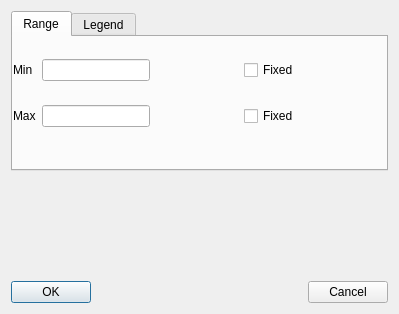
<ui version="4.0" >
 <author></author>
 <comment></comment>
 <exportmacro></exportmacro>
 <class>ColorMapPlotDialog</class>
 <widget class="QDialog" name="ColorMapPlotDialog" >
  <property name="geometry" >
   <rect>
    <x>0</x>
    <y>0</y>
    <width>399</width>
    <height>314</height>
   </rect>
  </property>
  <property name="windowTitle" >
   <string>Colormap plot configuration</string>
  </property>
  <property name="windowIconText" >
   <string/>
  </property>
  <widget class="QWidget" name="layout12" >
   <property name="geometry" >
    <rect>
     <x>11</x>
     <y>11</y>
     <width>377</width>
     <height>292</height>
    </rect>
   </property>
   <layout class="QVBoxLayout" >
    <property name="margin" >
     <number>0</number>
    </property>
    <property name="spacing" >
     <number>6</number>
    </property>
    <item>
     <widget class="QTabWidget" name="tabWidget3" >
      <widget class="QWidget" name="tab" >
       <attribute name="title" >
        <string>Range</string>
       </attribute>
       <layout class="QVBoxLayout" >
        <property name="margin" >
         <number>0</number>
        </property>
        <property name="spacing" >
         <number>6</number>
        </property>
        <item>
         <layout class="QVBoxLayout" >
          <property name="margin" >
           <number>0</number>
          </property>
          <property name="spacing" >
           <number>6</number>
          </property>
          <item>
           <spacer>
            <property name="orientation" >
             <enum>Qt::Vertical</enum>
            </property>
            <property name="sizeType" >
             <enum>QSizePolicy::Expanding</enum>
            </property>
            <property name="sizeHint" >
             <size>
              <width>20</width>
              <height>21</height>
             </size>
            </property>
           </spacer>
          </item>
          <item>
           <layout class="QGridLayout" >
            <property name="margin" >
             <number>0</number>
            </property>
            <property name="spacing" >
             <number>6</number>
            </property>
            <item row="1" column="3" >
             <spacer>
              <property name="orientation" >
               <enum>Qt::Vertical</enum>
              </property>
              <property name="sizeType" >
               <enum>QSizePolicy::Expanding</enum>
              </property>
              <property name="sizeHint" >
               <size>
                <width>20</width>
                <height>18</height>
               </size>
              </property>
             </spacer>
            </item>
            <item row="0" column="0" >
             <widget class="QLabel" name="textLabel1" >
              <property name="text" >
               <string>Min</string>
              </property>
             </widget>
            </item>
            <item row="2" column="2" >
             <spacer>
              <property name="orientation" >
               <enum>Qt::Horizontal</enum>
              </property>
              <property name="sizeType" >
               <enum>QSizePolicy::Expanding</enum>
              </property>
              <property name="sizeHint" >
               <size>
                <width>46</width>
                <height>20</height>
               </size>
              </property>
             </spacer>
            </item>
            <item row="2" column="1" >
             <widget class="QLineEdit" name="maxLineEdit" />
            </item>
            <item row="2" column="0" >
             <widget class="QLabel" name="textLabel1_2" >
              <property name="text" >
               <string>Max</string>
              </property>
             </widget>
            </item>
            <item row="2" column="4" >
             <spacer>
              <property name="orientation" >
               <enum>Qt::Horizontal</enum>
              </property>
              <property name="sizeType" >
               <enum>QSizePolicy::Expanding</enum>
              </property>
              <property name="sizeHint" >
               <size>
                <width>46</width>
                <height>20</height>
               </size>
              </property>
             </spacer>
            </item>
            <item row="0" column="1" >
             <widget class="QLineEdit" name="minLineEdit" />
            </item>
            <item row="1" column="1" >
             <spacer>
              <property name="orientation" >
               <enum>Qt::Vertical</enum>
              </property>
              <property name="sizeType" >
               <enum>QSizePolicy::Expanding</enum>
              </property>
              <property name="sizeHint" >
               <size>
                <width>20</width>
                <height>18</height>
               </size>
              </property>
             </spacer>
            </item>
            <item row="0" column="3" >
             <widget class="QCheckBox" name="minCheckBox" >
              <property name="text" >
               <string>Fixed</string>
              </property>
             </widget>
            </item>
            <item row="0" column="4" >
             <spacer>
              <property name="orientation" >
               <enum>Qt::Horizontal</enum>
              </property>
              <property name="sizeType" >
               <enum>QSizePolicy::Expanding</enum>
              </property>
              <property name="sizeHint" >
               <size>
                <width>46</width>
                <height>20</height>
               </size>
              </property>
             </spacer>
            </item>
            <item row="2" column="3" >
             <widget class="QCheckBox" name="maxCheckBox" >
              <property name="text" >
               <string>Fixed</string>
              </property>
             </widget>
            </item>
           </layout>
          </item>
          <item>
           <spacer>
            <property name="orientation" >
             <enum>Qt::Horizontal</enum>
            </property>
            <property name="sizeType" >
             <enum>QSizePolicy::Expanding</enum>
            </property>
            <property name="sizeHint" >
             <size>
              <width>41</width>
              <height>20</height>
             </size>
            </property>
           </spacer>
          </item>
          <item>
           <spacer>
            <property name="orientation" >
             <enum>Qt::Vertical</enum>
            </property>
            <property name="sizeType" >
             <enum>QSizePolicy::Expanding</enum>
            </property>
            <property name="sizeHint" >
             <size>
              <width>20</width>
              <height>21</height>
             </size>
            </property>
           </spacer>
          </item>
         </layout>
        </item>
       </layout>
      </widget>
      <widget class="QWidget" name="tab" >
       <attribute name="title" >
        <string>Legend</string>
       </attribute>
       <widget class="QWidget" name="layout8" >
        <property name="geometry" >
         <rect>
          <x>10</x>
          <y>20</y>
          <width>343</width>
          <height>160</height>
         </rect>
        </property>
        <layout class="QVBoxLayout" >
         <property name="margin" >
          <number>0</number>
         </property>
         <property name="spacing" >
          <number>6</number>
         </property>
         <item>
          <layout class="QVBoxLayout" >
           <property name="margin" >
            <number>0</number>
           </property>
           <property name="spacing" >
            <number>6</number>
           </property>
           <item>
            <layout class="QGridLayout" >
             <property name="margin" >
              <number>0</number>
             </property>
             <property name="spacing" >
              <number>6</number>
             </property>
             <item row="1" column="2" >
              <spacer>
               <property name="orientation" >
                <enum>Qt::Vertical</enum>
               </property>
               <property name="sizeType" >
                <enum>QSizePolicy::Expanding</enum>
               </property>
               <property name="sizeHint" >
                <size>
                 <width>20</width>
                 <height>21</height>
                </size>
               </property>
              </spacer>
             </item>
             <item row="2" column="1" >
              <spacer>
               <property name="orientation" >
                <enum>Qt::Horizontal</enum>
               </property>
               <property name="sizeType" >
                <enum>QSizePolicy::Expanding</enum>
               </property>
               <property name="sizeHint" >
                <size>
                 <width>51</width>
                 <height>20</height>
                </size>
               </property>
              </spacer>
             </item>
             <item row="0" column="2" >
              <widget class="QSpinBox" name="boxSpinBox" />
             </item>
             <item row="2" column="0" >
              <widget class="QLabel" name="textLabel5" >
               <property name="text" >
                <string>Number Accuracy</string>
               </property>
              </widget>
             </item>
             <item row="2" column="2" >
              <widget class="QSpinBox" name="accuracySpinBox" />
             </item>
             <item row="0" column="0" >
              <widget class="QLabel" name="textLabel4" >
               <property name="text" >
                <string>Legend boxes</string>
               </property>
              </widget>
             </item>
             <item row="0" column="1" >
              <spacer>
               <property name="orientation" >
                <enum>Qt::Horizontal</enum>
               </property>
               <property name="sizeType" >
                <enum>QSizePolicy::Expanding</enum>
               </property>
               <property name="sizeHint" >
                <size>
                 <width>61</width>
                 <height>20</height>
                </size>
               </property>
              </spacer>
             </item>
            </layout>
           </item>
           <item>
            <spacer>
             <property name="orientation" >
              <enum>Qt::Vertical</enum>
             </property>
             <property name="sizeType" >
              <enum>QSizePolicy::Expanding</enum>
             </property>
             <property name="sizeHint" >
              <size>
               <width>20</width>
               <height>20</height>
              </size>
             </property>
            </spacer>
           </item>
           <item>
            <layout class="QHBoxLayout" >
             <property name="margin" >
              <number>0</number>
             </property>
             <property name="spacing" >
              <number>6</number>
             </property>
             <item>
              <spacer>
               <property name="orientation" >
                <enum>Qt::Horizontal</enum>
               </property>
               <property name="sizeType" >
                <enum>QSizePolicy::Expanding</enum>
               </property>
               <property name="sizeHint" >
                <size>
                 <width>21</width>
                 <height>20</height>
                </size>
               </property>
              </spacer>
             </item>
             <item>
              <widget class="QCheckBox" name="showLegendBox" >
               <property name="text" >
                <string>Show Legend</string>
               </property>
              </widget>
             </item>
            </layout>
           </item>
          </layout>
         </item>
         <item>
          <spacer>
           <property name="orientation" >
            <enum>Qt::Vertical</enum>
           </property>
           <property name="sizeType" >
            <enum>QSizePolicy::Expanding</enum>
           </property>
           <property name="sizeHint" >
            <size>
             <width>20</width>
             <height>20</height>
            </size>
           </property>
          </spacer>
         </item>
         <item>
          <spacer>
           <property name="orientation" >
            <enum>Qt::Horizontal</enum>
           </property>
           <property name="sizeType" >
            <enum>QSizePolicy::Expanding</enum>
           </property>
           <property name="sizeHint" >
            <size>
             <width>341</width>
             <height>20</height>
            </size>
           </property>
          </spacer>
         </item>
        </layout>
       </widget>
      </widget>
     </widget>
    </item>
    <item>
     <spacer>
      <property name="orientation" >
       <enum>Qt::Vertical</enum>
      </property>
      <property name="sizeType" >
       <enum>QSizePolicy::Expanding</enum>
      </property>
      <property name="sizeHint" >
       <size>
        <width>20</width>
        <height>20</height>
       </size>
      </property>
     </spacer>
    </item>
    <item>
     <layout class="QHBoxLayout" >
      <property name="margin" >
       <number>0</number>
      </property>
      <property name="spacing" >
       <number>6</number>
      </property>
      <item>
       <widget class="QPushButton" name="okButton" >
        <property name="text" >
         <string>OK</string>
        </property>
       </widget>
      </item>
      <item>
       <spacer>
        <property name="orientation" >
         <enum>Qt::Horizontal</enum>
        </property>
        <property name="sizeType" >
         <enum>QSizePolicy::Expanding</enum>
        </property>
        <property name="sizeHint" >
         <size>
          <width>151</width>
          <height>20</height>
         </size>
        </property>
       </spacer>
      </item>
      <item>
       <widget class="QPushButton" name="cancelButton" >
        <property name="text" >
         <string>Cancel</string>
        </property>
       </widget>
      </item>
     </layout>
    </item>
   </layout>
  </widget>
 </widget>
 <layoutdefault spacing="6" margin="11" />
 <pixmapfunction>qPixmapFromMimeSource</pixmapfunction>
 <resources/>
 <connections>
  <connection>
   <sender>okButton</sender>
   <signal>clicked()</signal>
   <receiver>ColorMapPlotDialog</receiver>
   <slot>accept()</slot>
   <hints>
    <hint type="sourcelabel" >
     <x>65</x>
     <y>279</y>
    </hint>
    <hint type="destinationlabel" >
     <x>136</x>
     <y>240</y>
    </hint>
   </hints>
  </connection>
  <connection>
   <sender>cancelButton</sender>
   <signal>clicked()</signal>
   <receiver>ColorMapPlotDialog</receiver>
   <slot>reject()</slot>
   <hints>
    <hint type="sourcelabel" >
     <x>327</x>
     <y>282</y>
    </hint>
    <hint type="destinationlabel" >
     <x>278</x>
     <y>242</y>
    </hint>
   </hints>
  </connection>
  <connection>
   <sender>minCheckBox</sender>
   <signal>toggled(bool)</signal>
   <receiver>minLineEdit</receiver>
   <slot>setEnabled(bool)</slot>
   <hints>
    <hint type="sourcelabel" >
     <x>256</x>
     <y>81</y>
    </hint>
    <hint type="destinationlabel" >
     <x>114</x>
     <y>85</y>
    </hint>
   </hints>
  </connection>
  <connection>
   <sender>maxCheckBox</sender>
   <signal>toggled(bool)</signal>
   <receiver>maxLineEdit</receiver>
   <slot>setEnabled(bool)</slot>
   <hints>
    <hint type="sourcelabel" >
     <x>259</x>
     <y>140</y>
    </hint>
    <hint type="destinationlabel" >
     <x>133</x>
     <y>142</y>
    </hint>
   </hints>
  </connection>
  <connection>
   <sender>showLegendBox</sender>
   <signal>toggled(bool)</signal>
   <receiver>accuracySpinBox</receiver>
   <slot>setEnabled(bool)</slot>
   <hints>
    <hint type="sourcelabel" >
     <x>268</x>
     <y>167</y>
    </hint>
    <hint type="destinationlabel" >
     <x>349</x>
     <y>138</y>
    </hint>
   </hints>
  </connection>
  <connection>
   <sender>showLegendBox</sender>
   <signal>toggled(bool)</signal>
   <receiver>boxSpinBox</receiver>
   <slot>setEnabled(bool)</slot>
   <hints>
    <hint type="sourcelabel" >
     <x>310</x>
     <y>174</y>
    </hint>
    <hint type="destinationlabel" >
     <x>337</x>
     <y>75</y>
    </hint>
   </hints>
  </connection>
 </connections>
</ui>
